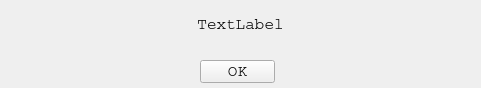
<?xml version="1.0" encoding="UTF-8"?>
<ui version="4.0">
 <class>Form</class>
 <widget class="QWidget" name="Form">
  <property name="geometry">
   <rect>
    <x>0</x>
    <y>0</y>
    <width>481</width>
    <height>88</height>
   </rect>
  </property>
  <property name="windowTitle">
   <string>Form</string>
  </property>
  <widget class="QPushButton" name="pushButton">
   <property name="geometry">
    <rect>
     <x>200</x>
     <y>60</y>
     <width>75</width>
     <height>23</height>
    </rect>
   </property>
   <property name="font">
    <font>
     <family>Courier</family>
     <pointsize>12</pointsize>
    </font>
   </property>
   <property name="text">
    <string>OK</string>
   </property>
  </widget>
  <widget class="QLabel" name="label">
   <property name="geometry">
    <rect>
     <x>10</x>
     <y>9</y>
     <width>461</width>
     <height>31</height>
    </rect>
   </property>
   <property name="font">
    <font>
     <family>Courier</family>
     <pointsize>12</pointsize>
    </font>
   </property>
   <property name="text">
    <string>TextLabel</string>
   </property>
   <property name="alignment">
    <set>Qt::AlignCenter</set>
   </property>
  </widget>
 </widget>
 <resources/>
 <connections>
  <connection>
   <sender>pushButton</sender>
   <signal>clicked()</signal>
   <receiver>Form</receiver>
   <slot>close()</slot>
   <hints>
    <hint type="sourcelabel">
     <x>237</x>
     <y>71</y>
    </hint>
    <hint type="destinationlabel">
     <x>240</x>
     <y>43</y>
    </hint>
   </hints>
  </connection>
 </connections>
</ui>
